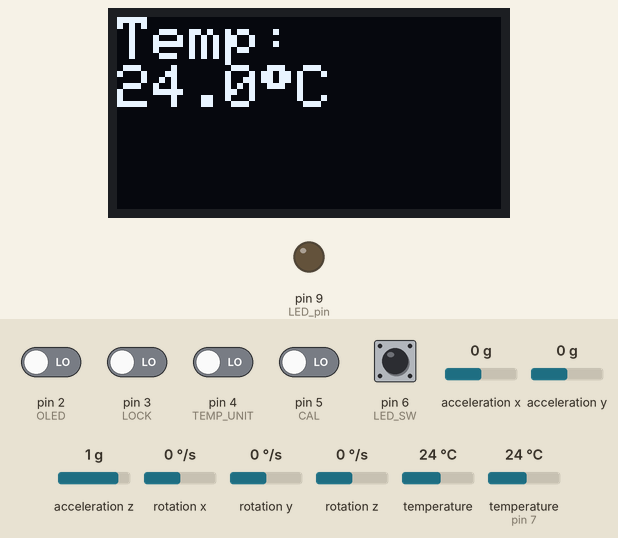
Recording of a sketch running on a simulated Arduino Uno, built with avr-gcc and run on an emulated ATmega328P. Shown: 128×64 one-colour display, output pins drawn as LEDs (lit = HIGH). Inputs (shaded band) come from the test bench; at power-on: pin 2 (OLED), pin 3 (LOCK), pin 4 (TEMP_UNIT), pin 5 (CAL), pin 6 (LED_SW) LOW, temperature (sensor on pin 7) 24 °C, acceleration x 0 g, acceleration y 0 g, acceleration z 1 g, rotation x 0 °/s, rotation y 0 °/s, rotation z 0 °/s, temperature 24 °C. What the sketch prints to the serial monitor is not drawn.

Above: at 1.3 s.
1.4 s: pin 3 (LOCK) driven HIGH
At 2.9 s:
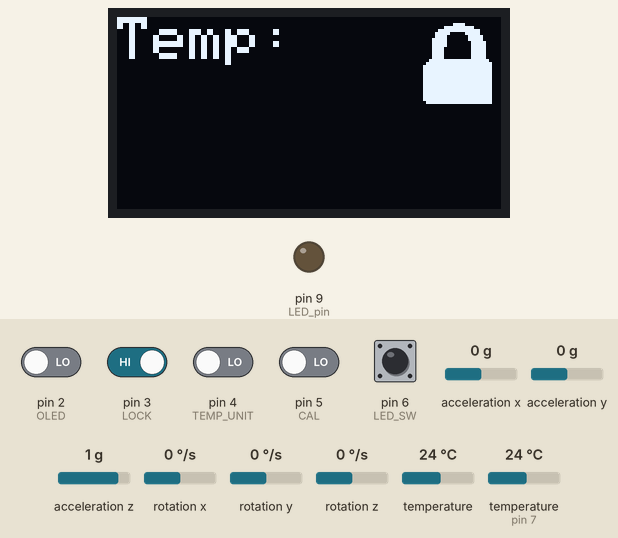
5.3 s: pin 4 (TEMP_UNIT) driven HIGH
At 7.7 s:
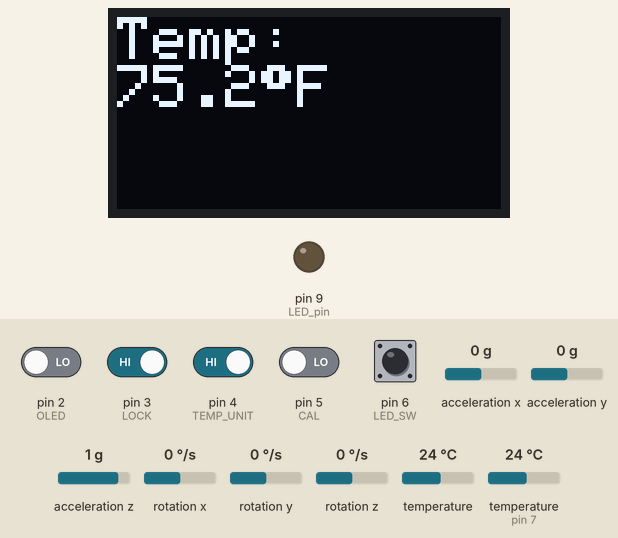
9.2 s: pin 2 (OLED) driven HIGH
At 9.9 s:
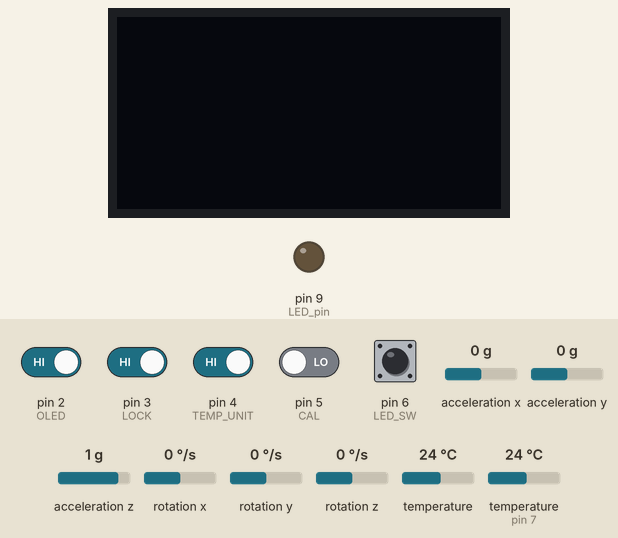
13.1 s: temperature (sensor on pin 7) set to 12 °C
At 16.6 s:
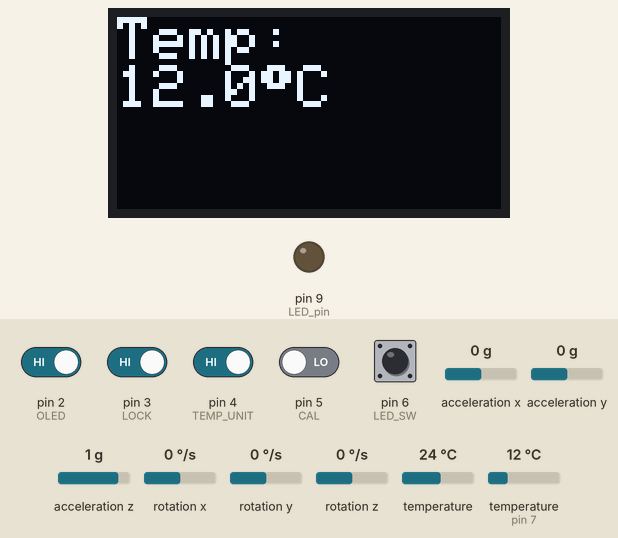
16.8 s: pin 5 (CAL) driven HIGH
18.3 s: pin 6 (LED_SW) pulled HIGH for 1.1 s
At 19.3 s:
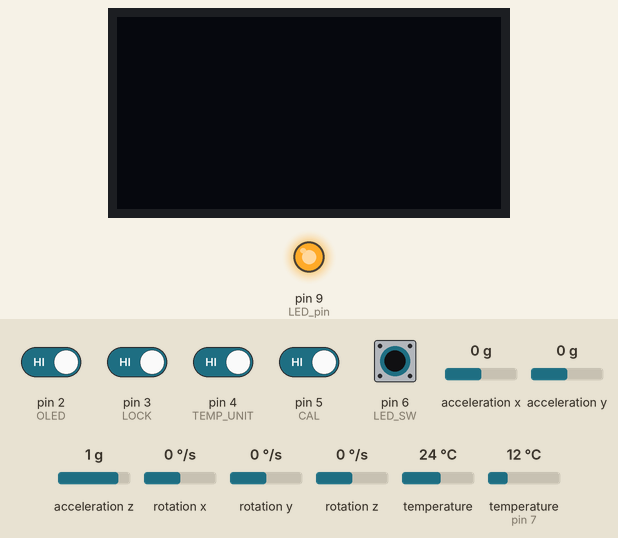
Timing chart, 0 to 21.3 s (numbered marks = the images above; inputs shaded):
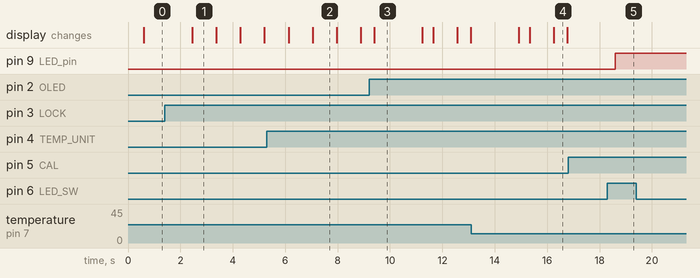

The sketch:

sketch.ino
```cpp
/*************************************************************************
*                                                                        *
* File: sketch.ino                                                       *
*                                                                        *
* Author: AG                                                             *
*                                                                        *
* Date: 02-17-2025                                                       *
*                                                                        *
* Description: Thermometer  .                                            *
*                                                                        *
*************************************************************************/
#include "images.h"  //images library
#include <Wire.h>    //Wire library to control the thermometer
#include <OneWire.h> // OneWire library to control the thermometer
#include <DallasTemperature.h> //Dallas Library to be used with the thermometer
#include <Adafruit_SSD1306.h>  //Adafruit library to control the Display
#include <Adafruit_MPU6050.h>  // Adafruit library to control the gyro sensor
#include <Adafruit_Sensor.h>   // Adafruit library to control the gyro sensor
#define OLED 2 // screen on / off button
#define LOCK 3 // lock button
#define TEMP_UNIT 4  // unit change button
#define CAL 5  //calibration button
#define LED_SW 6 //led swtich to turn the led on and off
#define ONE_WIRE_BUS 7  //thermometer bus pin
#define LED_pin 9    // led pin
#define DISPLAY 11   // value to be used with Adafruit display library for
static volatile bool gCF = false;       // a boolean variable used to set the temprature units
static volatile bool gLock = false;     // a boolean variable used to Lock and unlock buttons
static volatile bool gLed = false;      // a boolean variable used to turn the led on and off
static volatile bool gCal = false;      // a boolean variable used to calibrate the thermometer
static volatile bool gONOFF = false;    // a boolean variable used to turn the screen on and off
static volatile bool gNo_lock = false;  // a boolean variable used to check if the lock is on or off
Adafruit_MPU6050 mpu;                  // Adafruit MPU module
DeviceAddress thermometerAddress;      // custom array type to hold 64 bit device address
Adafruit_SSD1306 display(DISPLAY);        // create a display instance
OneWire oneWire(ONE_WIRE_BUS);         // create a oneWire instance to communicate with temperature IC
DallasTemperature tempSensor(&oneWire);  // pass the oneWire reference to Dallas Temperature

void setup()   {
  Serial.begin(9600);    // starts serial protocol
  pinMode(LED_pin, OUTPUT);  //enable Led pin
  pinMode(LED_SW, INPUT);    //enable led on/off button pin
  pinMode(TEMP_UNIT, INPUT); // enable temperatuer unit change button pin
  pinMode(LOCK, INPUT);    // enable the lock button pin
  pinMode(CAL, INPUT);     // enable the calibrtion pin
  pinMode(OLED, INPUT);    // enable screen on and off pin
  display.begin(SSD1306_SWITCHCAPVCC, 0x3C);  // initialize with the I2C address of the display
  display.clearDisplay();                     // clear the display buffer
  display.display();                          // update display

  Serial.println("DS18B20 Temperature IC Test");  // prints "DS18B20 Temperature IC Test" to the serial moniter
  Serial.println("Locating devices...");   // prints "Locating devices..."
  tempSensor.begin();    // initialize the temp sensor

  if (!tempSensor.getAddress(thermometerAddress, 0))  //checks if thermometer is connected or not
    Serial.println("Unable to find Device.");  // if the thermometer is not connected prints "Unable to find Device."
  else {
    Serial.print("Device 0 Address: "); // prints "Device 0 Address: "
    printAddress(thermometerAddress);   // prints the thermometer address
    Serial.println();   // prints an empty line
  }

  tempSensor.setResolution(thermometerAddress, 11); // set the temperature resolution (9-12)
  mpu.begin();   // initialize the gyro sensor
  mpu.setAccelerometerRange(MPU6050_RANGE_8_G);  // set mpu sensor Accelerometer Range
  mpu.setGyroRange(MPU6050_RANGE_500_DEG);  // set mpu sensor gyro range
  mpu.setFilterBandwidth(MPU6050_BAND_21_HZ); // sets mpu senor bandwidth
  delay(100);  // 0.1 seconds delay

}
void loop() {
  // Led on/off switch
  if(digitalRead(LED_SW) == HIGH && gNo_lock == false)  // checks if the LED button is pressed  and if the lock button is engaged or not
  {
    gLed = !gLed;  // sets the led on/off condition to true if it was false or false if it was true
    if(gLed == true)
    {
      digitalWrite(LED_pin, HIGH);   // Sets the led Pin to High = LED ON
    }
    else if(gLed == false)
    {
      digitalWrite(LED_pin, LOW);  // Sets the led Pin to LOW = LED OFF
    }
  }
  // Unit C to F button
  if(digitalRead(TEMP_UNIT) == HIGH && gNo_lock == false) // checks if the Temprature unit switch button is pressed  and if the lock button is engaged or not
  {
      gCF = !gCF;  // sets the Units C/F condition to true if it was false or false if it was true
  }
  // calibration button
  if (digitalRead(CAL) == HIGH && gNo_lock == false) // checks if the Calibration button is pressed  and if the lock button is engaged or not
  {
    gCal = !gCal;  // sets the calibrtion condition to true if it was false or false if it was true
    if (gCal == true)
    {
      displayTemp(22.0);  // sets the temprature to 22C/71.6F as for 5 seconds to simulate calibration(give the thermometer time to read new temp)
      delay(5000);  // 5 seconds delay
    }
  }
  // Screen on / off button
  if(digitalRead(OLED) == HIGH && gNo_lock == false) // checks if the Display on/off button is pressed  and if the lock button is engaged or not
  {
    gONOFF = !gONOFF;   // sets the Display on/off condition to true if it was false or false if it was true
    if(gONOFF == true)
    {
      display.ssd1306_command(SSD1306_DISPLAYOFF); // Turns the Display OFF if the ON/OFF button is pressed
    }
    else if(gONOFF == false)
    {
    display.ssd1306_command(SSD1306_DISPLAYON);  // Turns the Display ON if the ON/OFF button is pressed
    }
  }
  // Lock button
  if(digitalRead(LOCK) == HIGH )  // checkes if lock butto is pressed
  {
    gLock = !gLock;   // sets the lock condition to true if it was false or false if it was true
    gNo_lock = !gNo_lock;   // sets the button lock to true if it was false or false if it was true to lock or unlock all the buttons
  }
  sensors_event_t a, g, temp;
  mpu.getEvent(&a, &g, &temp);  // reads Accelerometer acceleration, Gyro position  and temprature from memory address

  if (a.acceleration.x >= 1) // if the position is >  1 meaning the screen connsctors are up or angeled in that direction
  {
    display.setRotation(0);  // rotates thte display position upwards
  }
  else if(a.acceleration.x <= -1)  // if the position is <  -1 meaning the screen connsctors are upside down or angeled in that direction
  {
    display.setRotation(2);   // rotates thte display position upwards
  }
  tempSensor.requestTemperatures();    // request temperature sample from sensor on the one wire bus
  displayTemp(tempSensor.getTempC(thermometerAddress));  // show temperature on OLED display

  delay(500);      // update readings every half a second
}

void displayTemp(float temperatureReading) {  // temperature comes in as a float with 2 decimal places

  // set up OLED text size and print the temperature data
  display.clearDisplay();  //Clears the display
  display.setTextSize(2);  // sets text size to 2
  display.setTextColor(WHITE); // sets the text color to white
  display.setCursor(0, 0); // sets the curser position on the display
  display.println("Temp:"); // Prints tbe word 'Temp' on the display

  if(gLock == true)  // if lock button is on
  {
    display.drawBitmap(0, 0, images[0], 128, 32, WHITE);   // displays lock image on the screen
  }
  else if(gLock == false)  // if lock button is off
  {
    if(gCF == true)    //if Unit button was pressed
    {
      display.print(DallasTemperature::toFahrenheit(temperatureReading), 1); //converts the temp to Fahrenheit and prints the result on the display
      display.print((char)247);    // degree symbol
      display.println("F");  //prints the letter 'F'
    }
    else if (gCF == false)
    {
      display.print(temperatureReading, 1); //prints the temperature in Celsius on the diplay
      display.print((char)247);  // degree symbol
      display.println("C"); // prints the letter 'C'
    }
  }
  display.display(); // update the OLED display with all the new text
}

// print device address from the address array
void printAddress(DeviceAddress deviceAddress)
{
  for (uint8_t i = 0; i < 8; i++)  //increase i each loop by 1 until i = 7
  {
    if (deviceAddress[i] < 16) Serial.print("0");
    Serial.print(deviceAddress[i], HEX);
  }
}
```

Source omitted: images.h (data table, 12749 bytes)

Measured:
- after the input at 1.4 s, the display: changes after 1.0 s (image 1)
- after the input at 5.3 s, the display: first differs from a run without the input after 1.8 s (image 2)
- after the input at 9.2 s, the display: changes after 0.20 s (image 3)
- after the input at 16.8 s, every drawn part: stays the same
- after the input at 18.3 s, pin 9 (LED_pin): LOW → HIGH after 0.30 s
- what the display in image 1 shows lasts 1.0 s, from 2.4 s to 3.4 s
- what the display in image 3 shows lasts 1.8 s, from 9.4 s to 11.2 s
- what the display in image 4 shows lasts 0.5 s, from 16.3 s to 16.8 s
